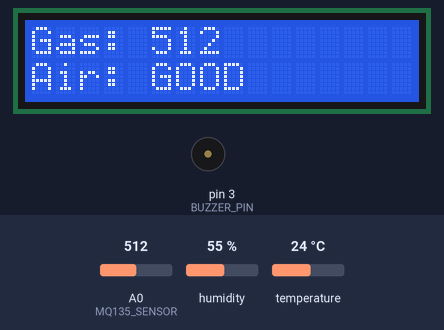
A sketch run on a simulated Arduino Uno, built with avr-gcc and run on an emulated ATmega328P. Shown: 16×2 character LCD, buzzer (waves = sounding, pin HIGH). Inputs (shaded band) come from the test bench; at power-on: A0 (MQ135_SENSOR) = 512, humidity 55 %, temperature 24 °C. What the sketch prints to the serial monitor is not drawn.

Above: at 8.2 s.
8.3 s: A0 (MQ135_SENSOR) set to 533
At 18.4 s:
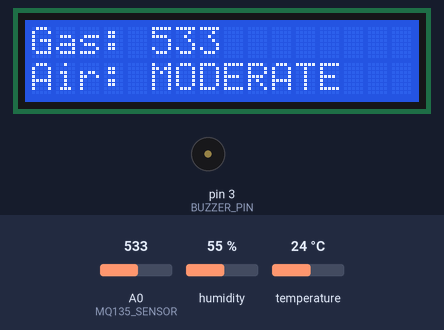
18.7 s: A0 (MQ135_SENSOR) set to 550
At 28.3 s:
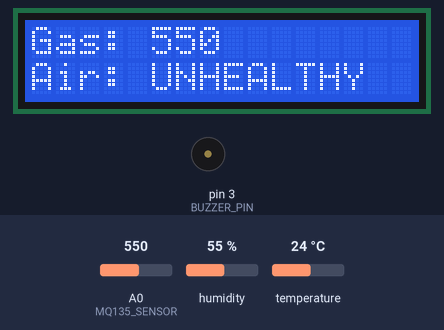
29.1 s: A0 (MQ135_SENSOR) set to 573
At 39.3 s:
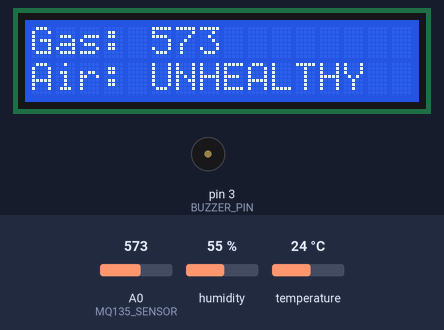
39.7 s: A0 (MQ135_SENSOR) set to 605
At 49.5 s:
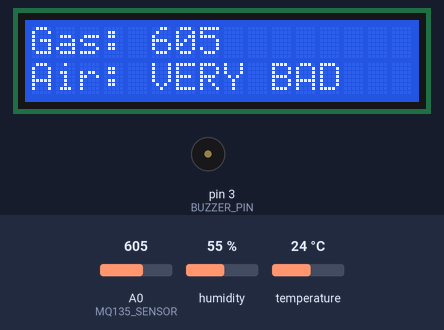
50.5 s: A0 (MQ135_SENSOR) set to 654
At 60.8 s:
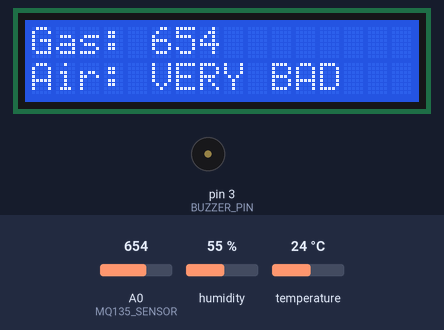
61.5 s: A0 (MQ135_SENSOR) set to 671
At 72.4 s:
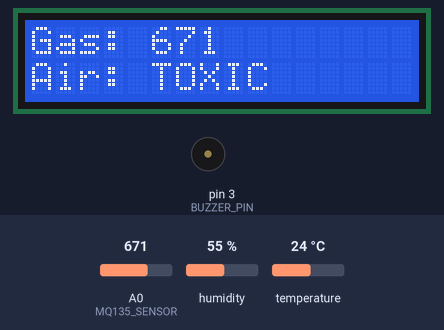
Timing chart, 0 to 73.7 s (numbered marks = the images above; inputs shaded):
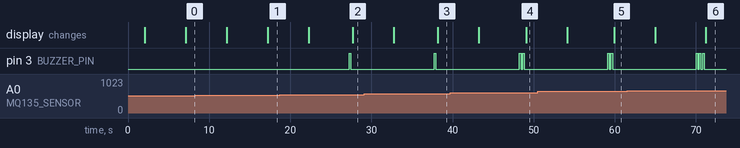

The sketch:

air_monitoring_system.ino
```cpp
// Include necessary libraries
#include <Wire.h>                 // I2C communication library
#include <LiquidCrystal_I2C.h>    // Library for I2C LCD display
#include <Adafruit_Sensor.h>      // General sensor library
#include <DHT.h>                  // DHT sensor library

// Define LCD (16x2) with I2C address 0x27 (change if needed)
LiquidCrystal_I2C lcd(0x27, 16, 2);

// Define sensor pins
#define MQ135_SENSOR A0           // MQ135 gas sensor connected to A0
#define DHTPIN 2                  // DHT sensor connected to pin 2
#define DHTTYPE DHT11             // Define DHT sensor type (DHT11 or DHT22)
#define BUZZER_PIN 3              // Buzzer connected to pin 3

DHT dht(DHTPIN, DHTTYPE);         // Create a DHT object

int gasLevel = 0;                 // Variable to store gas sensor reading
int baseline = 0;                  // Stores clean air baseline value
String airQuality = "";            // Stores air quality status

// Function to calibrate MQ135 sensor for a more realistic baseline
void calibrateMQ135() {
    Serial.println("Calibrating MQ135... Please wait...");
    long sum = 0;

    // Take multiple readings for calibration
    for (int i = 0; i < 100; i++) {
        sum += analogRead(MQ135_SENSOR);
        delay(50);
    }

    baseline = sum / 100; // Calculate average baseline value
    Serial.print("Baseline Set at: ");
    Serial.println(baseline);
}

// Function to read and display temperature & humidity
void sendSensor() {
    float h = dht.readHumidity();       // Read humidity
    float t = dht.readTemperature();    // Read temperature in Celsius

    // Check if readings are valid
    if (isnan(h) || isnan(t)) {
        Serial.println("Failed to read from DHT sensor!");
        lcd.setCursor(0, 1);
        lcd.print("DHT Read Error   ");
        return;
    }

    // Display temperature & humidity on LCD
    lcd.clear();
    lcd.setCursor(0, 0);
    lcd.print("Temp: "); lcd.print(t); lcd.print("C   "); // Extra spaces to clear old data

    lcd.setCursor(0, 1);
    lcd.print("Humid: "); lcd.print(h); lcd.print("%  ");
}

// Function to trigger buzzer alerts
void triggerBuzzer(int beeps) {
    for (int i = 0; i < beeps; i++) {
        digitalWrite(BUZZER_PIN, HIGH);
        delay(200);
        digitalWrite(BUZZER_PIN, LOW);
        delay(200);
    }
}

// Function to read and display air quality realistically
void air_sensor() {
    gasLevel = analogRead(MQ135_SENSOR);  // Read gas sensor value
    Serial.print("Raw Gas Value: ");
    Serial.println(gasLevel);  // Print the raw value to check sensor response

    // Adjust air quality levels dynamically based on baseline
    int difference = gasLevel - baseline; // Change from baseline

    if (difference < 10) {
        airQuality = "GOOD     ";
    } else if (difference < 30) {
        airQuality = "MODERATE ";
    } else if (difference < 80) {
        airQuality = "UNHEALTHY";
        triggerBuzzer(1);  // One beep
    } else if (difference < 150) {
        airQuality = "VERY BAD ";
        triggerBuzzer(2);  // Two beeps
    } else {
        airQuality = "TOXIC    ";
        triggerBuzzer(3);  // Three beeps
    }

    // Display air quality on LCD
    lcd.clear();
    lcd.setCursor(0, 0);
    lcd.print("Gas: "); lcd.print(gasLevel); lcd.print("   ");

    lcd.setCursor(0, 1);
    lcd.print("Air: "); lcd.print(airQuality);
}

// Setup function (runs once at startup)
void setup() {
    Serial.begin(9600);            // Start serial communication
    pinMode(MQ135_SENSOR, INPUT);  // Set MQ135 sensor as input
    pinMode(BUZZER_PIN, OUTPUT);   // Set buzzer pin as output
    dht.begin();                   // Initialize DHT sensor

    // Initialize I2C LCD
    lcd.init();
    lcd.backlight();  // Turn on LCD backlight

    // Display startup message
    lcd.setCursor(2, 0);
    lcd.print("Air Quality");
    lcd.setCursor(4, 1);
    lcd.print("Monitor");
    delay(2000);
    lcd.clear();

    // Calibrate MQ135 sensor for better accuracy
    calibrateMQ135();
}

// Loop function (runs continuously)
void loop() {
    air_sensor();       // Read air quality
    delay(5000);        // Allow time for sensor to settle

    sendSensor();       // Read temperature & humidity
    delay(5000);
}
```

Measured:
- the behaviour switches between 541 and 542 on A0 (MQ135_SENSOR) (found by bisection; images 1 and 2)
- the behaviour switches between 591 and 592 on A0 (MQ135_SENSOR) (found by bisection; images 3 and 4)
- the behaviour switches between 661 and 662 on A0 (MQ135_SENSOR) (found by bisection; images 5 and 6)
- after the input at 8.3 s, the display: first differs from a run without the input after 8.9 s (image 1)
- after the input at 18.7 s, pin 3 (BUZZER_PIN): LOW → HIGH after 8.6 s, → LOW 0.20 s later
- after the input at 29.1 s, the display: first differs from a run without the input after 9.1 s (image 3)
- after the input at 50.5 s, the display: first differs from a run without the input after 9.4 s (image 5)
